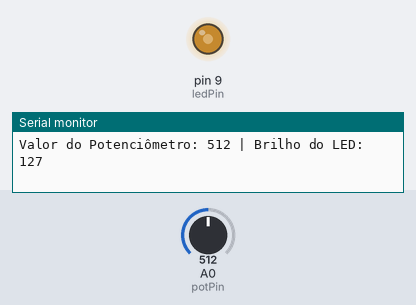
Recording of a sketch running on a simulated Arduino Uno, built with avr-gcc and run on an emulated ATmega328P. Shown: output pins drawn as LEDs (lit = HIGH), the last lines printed to the serial monitor. The inputs (shaded band) are chosen by the test bench; at power-on: A0 (potPin) = 512.

Above: at 1.2 s.
1.3 s: A0 (potPin) set to 716
At 1.7 s:
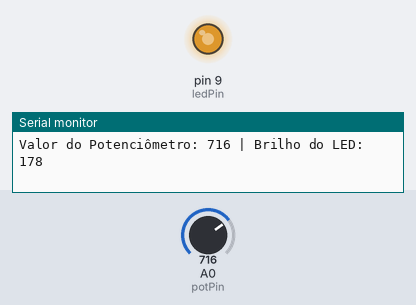
2.8 s: A0 (potPin) set to 900
At 3.3 s:
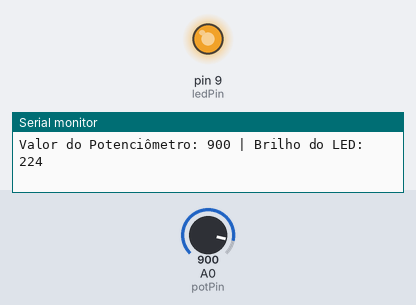
4.3 s: A0 (potPin) set to 417
At 4.9 s:
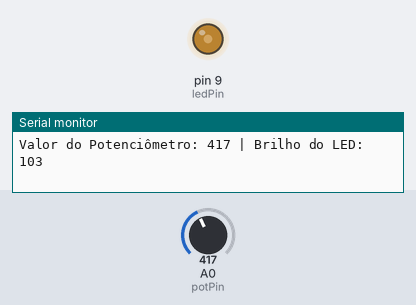
7.3 s: A0 (potPin) set to 389
At 8.1 s:
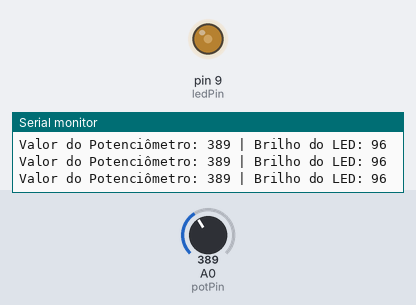
10.3 s: A0 (potPin) set to 122
At 11.3 s:
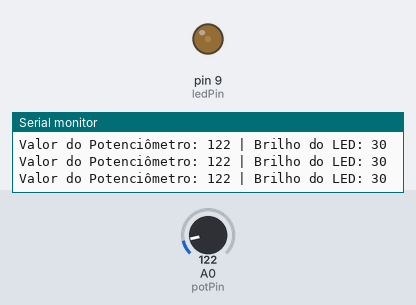
11.8 s: A0 (potPin) set to 511
At 12.8 s:
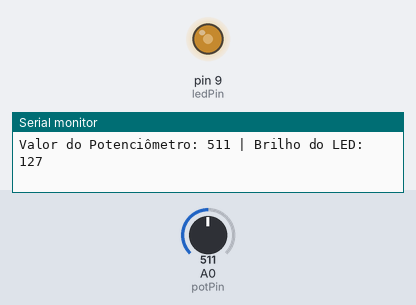
Timing chart, 0 to 14.3 s (numbered marks = the images above; inputs shaded):
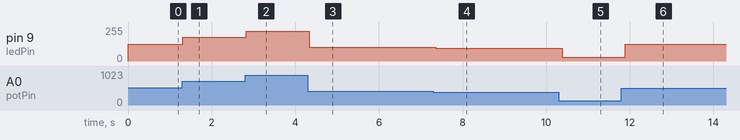

The sketch:

atv1.ino
```cpp
//14- Faça um sistema onde um potenciômetro controla o brilho de um led. (lembre de usar as portas apropriadas)

int potPin = A0;     // Pino analógico onde o potenciômetro está conectado
int ledPin = 9;      // Pino PWM onde o LED está conectado
int valorPot = 0;     // Variável para armazenar o valor lido do potenciômetro
int brilhoLed = 0;   // Variável para armazenar o valor de brilho do LED

void setup() {
  // Configura o pino do LED como saída
  pinMode(ledPin, OUTPUT);

  // Inicializa a comunicação serial (opcional)
  Serial.begin(9600);
}

void loop() {
  // Lê o valor do potenciômetro (de 0 a 1023)
  valorPot = analogRead(potPin);

  // Mapeia o valor lido (0-1023) para a faixa PWM (0-255)
  brilhoLed = map(valorPot, 0, 1023, 0, 255);

  // Ajusta o brilho do LED com PWM
  analogWrite(ledPin, brilhoLed);

  // Imprime o valor do potenciômetro e o brilho do LED no monitor serial
  Serial.print("Valor do Potenciômetro: ");
  Serial.print(valorPot);
  Serial.print(" | Brilho do LED: ");
  Serial.println(brilhoLed);

  // Aguarda um curto tempo antes de ler novamente
  delay(100);
}
```

Measured:
- after the input at 1.3 s, pin 9 (ledPin): 127/255 → 178/255 at once
- after the input at 2.8 s, pin 9 (ledPin): 178/255 → 224/255 at once
- after the input at 4.3 s, pin 9 (ledPin): 224/255 → 103/255 at once
- after the input at 7.3 s, pin 9 (ledPin): 103/255 → 96/255 after 0.06 s
- after the input at 10.3 s, pin 9 (ledPin): 96/255 → 30/255 after 0.08 s
- after the input at 11.8 s, pin 9 (ledPin): 30/255 → 127/255 after 0.10 s
